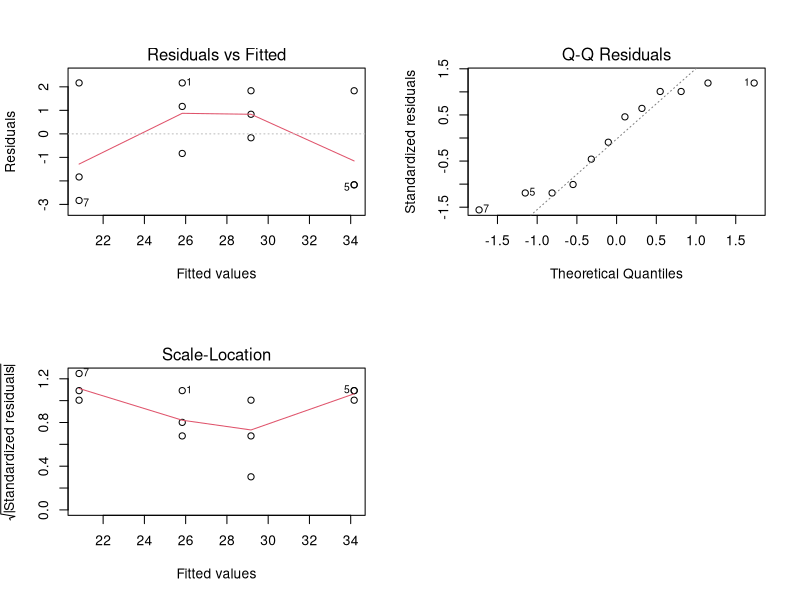
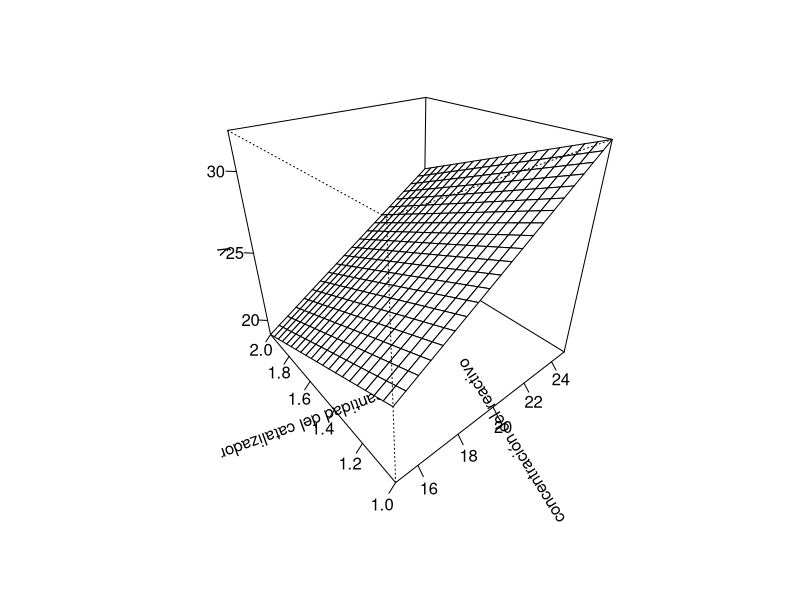

Here is the R script that generated these plots, in order:
# EJEMPLO DE 
y<-c(28,25,27,36,32,32,18,19,23,31,30,29)
A<-rep(c(rep(-1,3),rep(1,3)),2)
B<-c(rep(-1,6),rep(1,6))
AB<-A*B
ypA<-tapply(y,A,mean)
ypA
A<-ypA[2]-ypA[1]
A

ypB<-tapply(y,B,mean)
B

B<-ypB[2]-ypB[1]
B

ypAB<-tapply(y,AB,mean)

AB<-ypAB[2]-ypAB[1]
AB

# ANOVA EN EL DISEÑO 2K
y<-c(28,25,27,36,32,32,18,19,23,31,30,29)
A<-rep(c(rep(-1,3),rep(1,3)),2)
B<-c(rep(-1,6),rep(1,6))
mod<-lm(y~A+B+A*B)

# Otra forma de encontrar los efectos estimados

betaest<-coefficients(mod)
efectosest<-2*betaest[2:4]
data.frame(efectosest)

anva<-aov(mod)
summary(anva)

# PARA VERIFICAR SUPUESTOS 
mod1<-lm(y~A+B)
CME<-deviance(mod1)/df.residual(mod1)
beta1<-coefficients(mod1)
I<-rep(1,length(y))
X<-cbind(I,A,B)
yest<-X%*%beta1
e<-y-yest
e

H<-X%*%solve(t(X)%*%X)%*%t(X)
ri<-e/sqrt(CME*(1-diag(H)))
ri

par(mfrow=c(2,2))
plot(mod1)

ri<-rstandard(mod1)
shapiro.test(ri)

library(nortest)
ad.test(ri)

# VARIANZA CONSTANTE BREUSCH PAGAN
library(car)
ncvTest(mod1)

# GRAFICO DE LA SUPERFICIE DE RESPUESTA
mod<-function(x1,x2){16.3333+0.83333*x1-5*x2}
x1<-seq(15,25,0.5)
x2<-seq(1,2,0.05)
z<-outer(x1,x2,mod)
par(mfrow=c(1,1))
persp(x1,x2,z,theta=-40,phi=30,ticktype="detailed",
      xlab="concentración del reactivo",
      ylab="cantidad del catalizador", 
      zlab="y")
